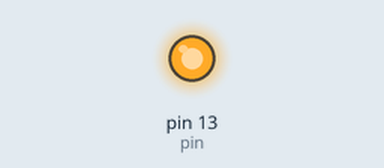
Simulated run of this sketch. Board: Arduino Uno, built with avr-gcc and run on an emulated ATmega328P. Shown: output pins drawn as LEDs (lit = HIGH).

Above: at 2.0 s.
At 8.1 s:
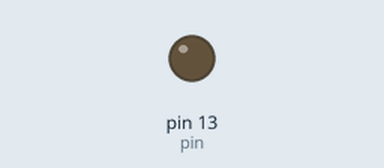
Timing chart, 0 to 12.7 s (numbered marks = the images above):
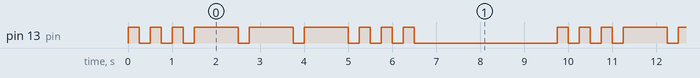

The sketch:

MorseCodeTest.ino
```cpp
int pin = 13; void setup() {
  pinMode(pin, OUTPUT);
}

void dot() {
  digitalWrite(pin, HIGH);
  delay(250);
  digitalWrite(pin, LOW);
  delay(250);
}

void dash() {
  digitalWrite(pin, HIGH);
  delay(1000);
  digitalWrite(pin, LOW);
  delay(250);
}
void loop() {
  dot();
  dot();
  dot();
  dash();
  dash();
  dash();
  dot();
  dot();
  dot();
  delay(3000);
}
```

Measured:
- by itself, pin 13 (pin): repeats every 9.8 s: 2 × (LOW 0.25 s, HIGH 0.25 s), 3 × (LOW 0.25 s, HIGH 1.0 s), 3 × (LOW 0.25 s, HIGH 0.25 s), LOW 3.3 s, HIGH 0.25 s
- by itself, everything shown: repeats every 9.8 s, in 18 steps
